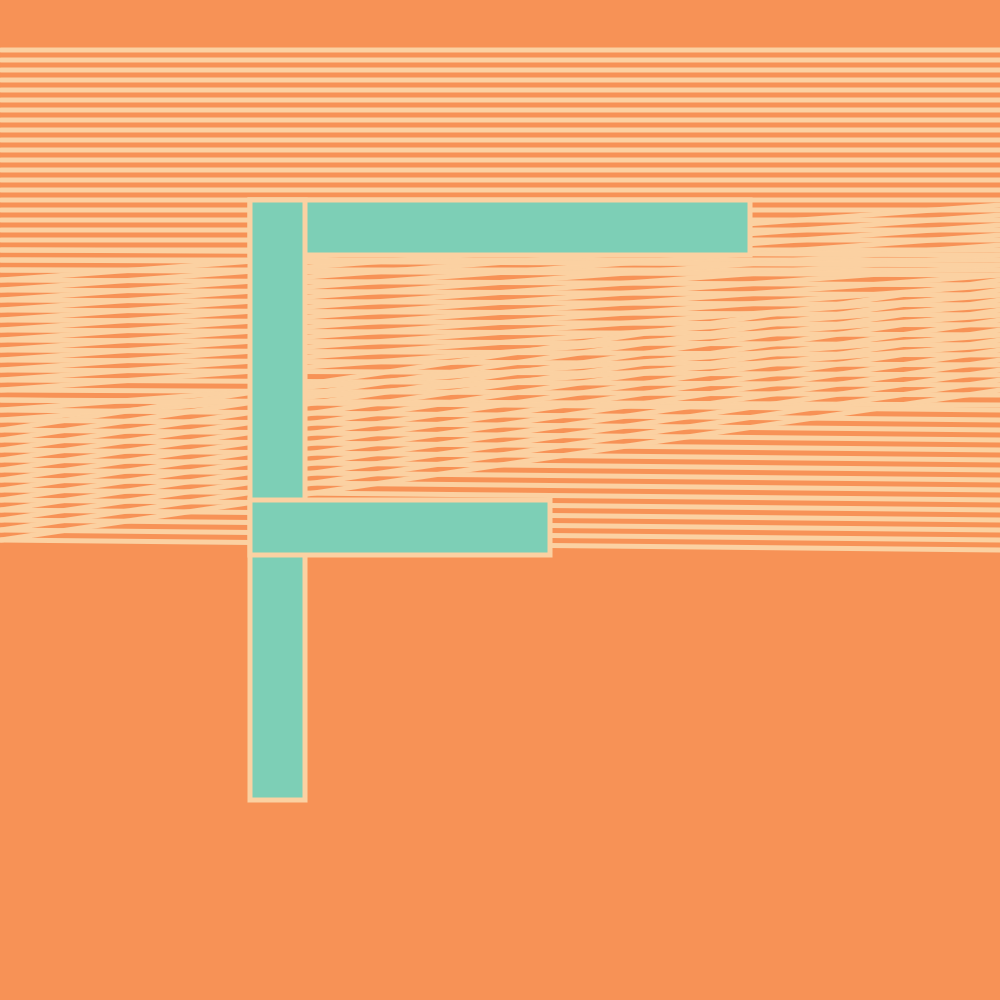
Frame 1 (no input)
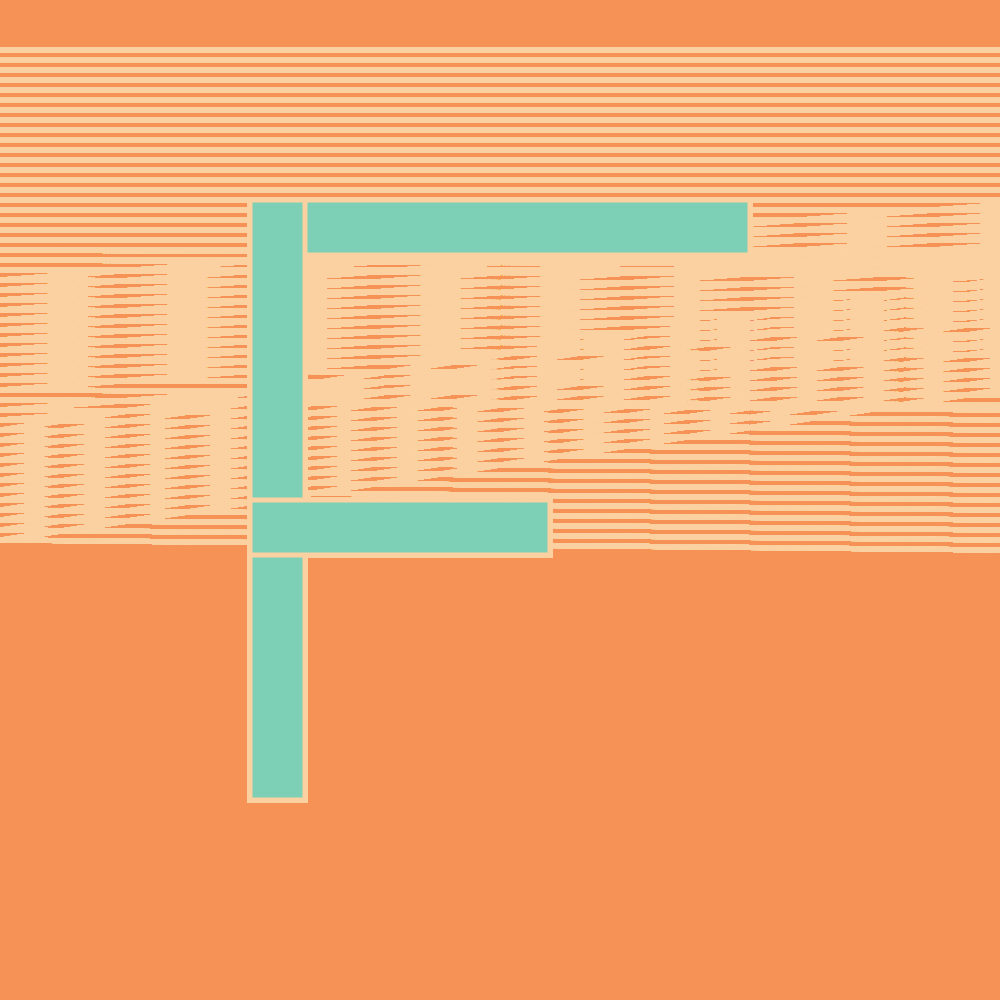
Frame 60 (no input)
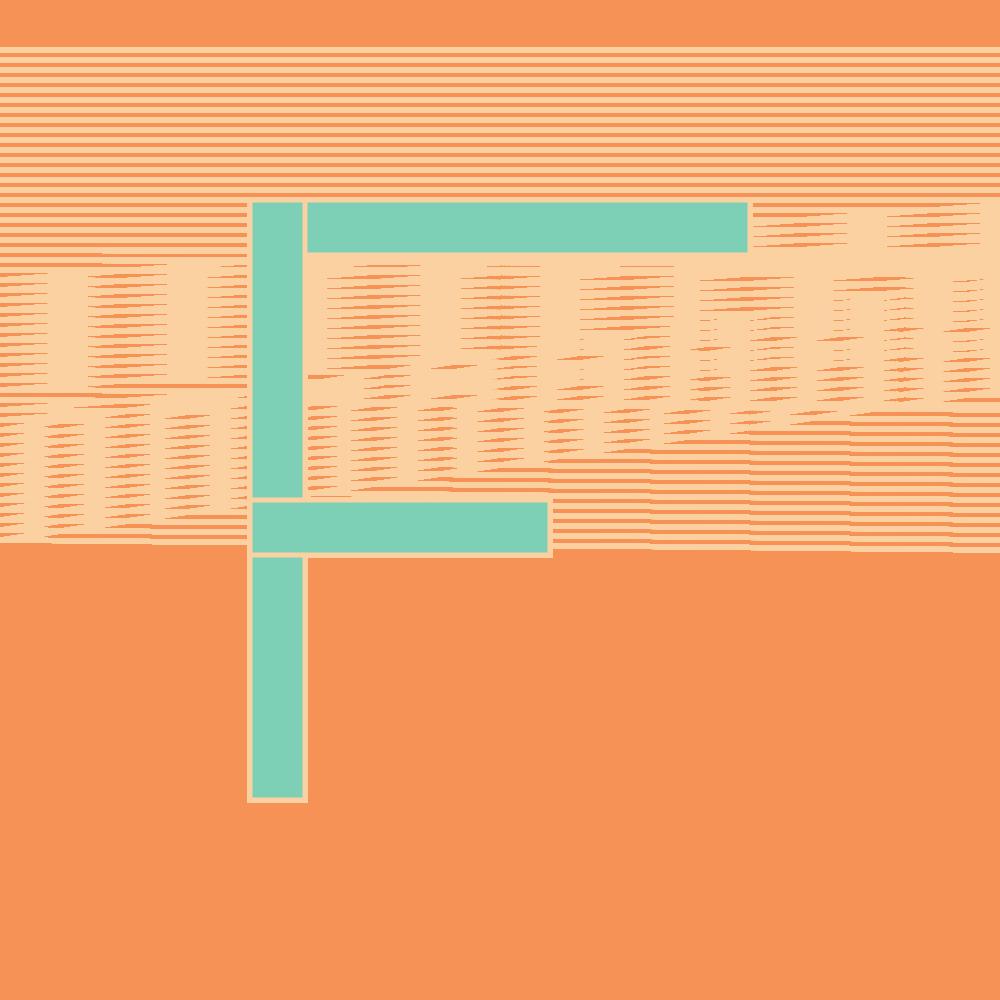
Frame 120 (the mouse pressed at the canvas centre since frame 60)

The p5.js sketch that drew these frames (run headless with seeded random() and noise() and a simulated clock; from frame 60 on, the mouse is pressed at the canvas centre):

// p5.js sketch
// ── sketch.js


function setup () {
    createCanvas(1000,1000)
    background(247, 146, 86)
    
    strokeWeight(5.0);
    strokeCap(ROUND);
    stroke(251, 209, 162)
    
    

}


function draw() {
    line(1, 50, 2000, 50)
    line(1, 60, 2000, 60)
    line(1, 70, 2000, 70)
    line(1, 80, 2000, 80)
    line(1, 90, 2000, 90)
    line(1, 100, 2000, 100)
    line(1, 110, 2000, 110)
    line(1, 120, 2000, 120)
    line(1, 130, 2000, 130)
    line(1, 140, 2000, 140)
    line(1, 150, 2000, 150)
    line(1, 160, 2000, 160)
    line(1, 170, 2000, 170)
    line(1, 180, 2000, 180)
    line(1, 190, 2000, 190)
    line(1, 200, 2000, 200)
    line(1, 210, 2000, 210)
    line(1, 220, 2000, 220)
    line(1, 230, 2000, 230)
    line(1, 240, 2000, 240)
    line(1, 250, 2000, 250)
    line(1, 260, 2000, 260)
    line(1, 270, 2000, 270)
    line(1, 280, 2000, 130)
    line(1, 290, 2000, 140)
    line(1, 300, 2000, 150)
    line(1, 310, 2000, 160)
    line(1, 320, 2000, 170)
    line(1, 330, 2000, 180)
    line(1, 340, 2000, 190)
    line(1, 350, 2000, 200)
    line(1, 360, 2000, 210)
    line(1, 370, 2000, 220)
    line(1, 380, 2000, 230)
    line(1, 390, 2000, 240)
    line(1, 250, 2000, 260)
    line(1, 260, 2000, 270)
    line(1, 270, 2000, 280)
    line(1, 280, 2000, 290)
    line(1, 290, 2000, 300)
    line(1, 300, 2000, 310)
    line(1, 310, 2000, 320)
    line(1, 320, 2000, 330)
    line(1, 330, 2000, 340)
    line(1, 340, 2000, 350)
    line(1, 350, 2000, 360)
    line(1, 360, 2000, 370)
    line(1, 370, 2000, 380)
    line(1, 380, 2000, 390)
    line(1, 390, 2000, 400)
    line(1, 400, 2000, 410)
    line(1, 410, 2000, 260)
    line(1, 420, 2000, 270)
    line(1, 430, 2000, 130)
    line(1, 440, 2000, 140)
    line(1, 450, 2000, 150)
    line(1, 460, 2000, 160)
    line(1, 470, 2000, 170)
    line(1, 480, 2000, 180)
    line(1, 490, 2000, 190)
    line(1, 500, 2000, 200)
    line(1, 510, 2000, 210)
    line(1, 520, 2000, 220)
    line(1, 530, 2000, 230)
    line(1, 540, 2000, 240)
    line(1, 400, 2000, 420)
    line(1, 410, 2000, 430)
    line(1, 420, 2000, 440)
    line(1, 430, 2000, 450)
    line(1, 440, 2000, 460)
    line(1, 450, 2000, 470)
    line(1, 460, 2000, 480)
    line(1, 470, 2000, 490)
    line(1, 480, 2000, 500)
    line(1, 490, 2000, 510)
    line(1, 500, 2000, 520)
    line(1, 510, 2000, 530)
    line(1, 520, 2000, 540)
    line(1, 530, 2000, 550)
    line(1, 540, 2000, 560)

    fill(125, 207, 182)
    rect(250, 200, 500, 55)
    rect(250, 200, 55, 600)
    rect(250, 500, 300, 55)

}
